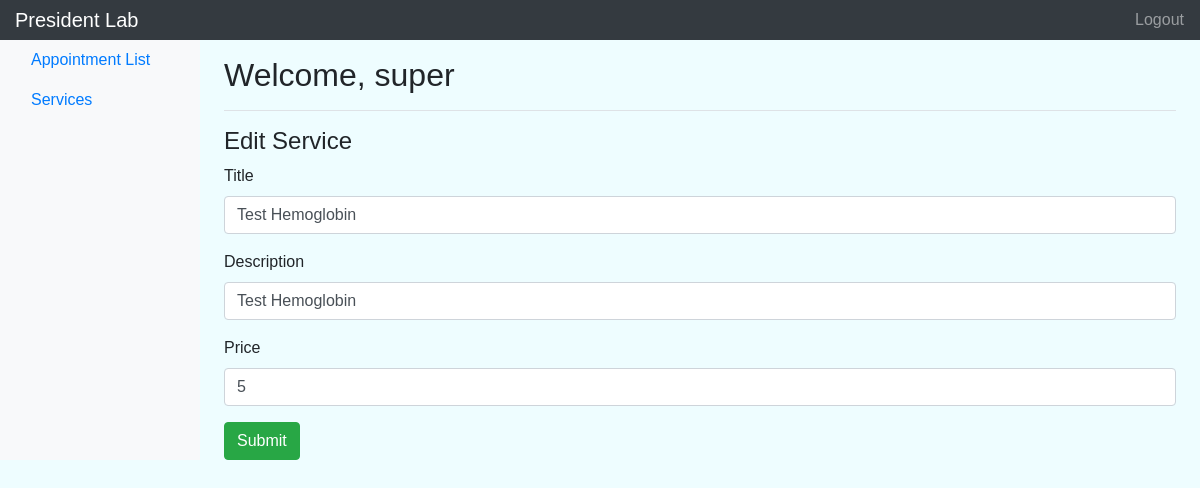
Screenshot of /service/edit/1 (signed in) with the database file from the repository.
### account/models.py (models this page shows, shortened)
class Account(AbstractBaseUser):
    email           = models.EmailField(verbose_name='email', max_length=60, unique = True)
    first_name      = models.CharField(max_length=30)
    last_name       = models.CharField(max_length=30)
    date_of_birth   = models.DateField(verbose_name='date of birth')
    address         = models.CharField(max_length=100)
    phone           = models.PositiveIntegerField(verbose_name='phone number')
    date_joined     = models.DateTimeField(verbose_name="date joined", auto_now_add=True)
    is_admin        = models.BooleanField(default=False)
    is_staff        = models.BooleanField(default=False)
    is_superuser    = models.BooleanField(default=False)
    USERNAME_FIELD = 'email'
    objects = CustomAccountManager()

### services/models.py (models this page shows, shortened)
class Services(models.Model):
    service_id = models.PositiveIntegerField(unique=True)
    service = models.CharField(max_length=50)
    description = models.CharField(max_length=200)
    price = models.IntegerField(default=0, verbose_name='price')

### services/views.py (the view)
# urls.py: path('edit/<int:id>', service_edit_view, name = "edit"),
def service_edit_view(request, id):
    context = {}
    user = request.user
    if not user.is_authenticated:
        return HttpResponseForbidden()
    service = get_object_or_404(Services, service_id=id)
    if request.POST:
        print('success 1')
        form = AddService(request.POST, instance=service)
        if form.is_valid():
            print('success 2')
            form.save()
            return redirect('services:list')
    else :
        form = AddService()
    context['service'] = service
    return render(request, 'services/edit_service.html', context)

### services/templates/services/edit_service.html
{% extends 'dashboard.html'%}
{% block dashboard_content %}
<section id="edit-service">
    <h3>Edit Service</h3>
    <form method="post"> {% csrf_token %}
      <div class="form-group">
        <label for="service">Title</label>
        <input type="text" value="{{service.service}}" name="service" class="form-control">
      </div>
      <div class="form-group">
        <label for="description">Description</label>
        <input type="text"  value="{{service.description}}" name="description" class="form-control">
      </div>
      <div class="form-group">
        <label for="price">Price</label>
        <input type="number"  value="{{service.price}}" name="price" class="form-control">
      </div>
      <button class="btn btn-success" type="submit">Submit</button>
    </form>
</section>
{% endblock dashboard_content %}

### templates/dashboard.html
{% extends 'base.html' %}
{% block content %}
    <nav class="navbar navbar-dark sticky-top bg-dark flex-md-nowrap p-0">
      <a class="navbar-brand col-sm-3 col-md-2 mr-0" href="#">President Lab</a>
      <ul class="navbar-nav px-3">
        <li class="nav-item text-nowrap">
          <a class="nav-link" href="{% url 'logout'%}">Logout</a>
        </li>
      </ul>
    </nav>
    <div class="container-fluid">
      <div class="row">
        <nav class="col-md-2 d-none d-md-block bg-light sidebar">
          <div class="sidebar-sticky">
            <ul class="nav flex-column">
              {% if not request.user.is_staff %}
              <li class="nav-item">
                <a class="nav-link" href="{% url 'appointment:add' %}">
                  Make an Appointment
                </a>
              </li>
              <li class="nav-item">
                <a class="nav-link" href="{% url 'appointment:status' %}">
                  Appointment Status
                </a>
              </li>
              {% else %}
              <li class="nav-item">
                <a class="nav-link" href="{% url 'appointment:list' %}">
                  Appointment List
                </a>
              </li>
              <li class="nav-item">
                <a class="nav-link" href="{% url 'services:list' %}">
                  Services
                </a>
              </li>
              {% endif %}
            </ul>
          </div>
        </nav>
        <main role="main" class="col-md-9 ml-sm-auto col-lg-10 pt-3 px-4">
          <div class="d-flex justify-content-between flex-wrap flex-md-nowrap align-items-center pb-2 mb-3 border-bottom">
            <h1 class="h2">Welcome, {{user.first_name}}</h1>
          </div>
          {% block dashboard_content %}
          {% endblock dashboard_content %}
        </main>
      </div>
    </div>
{% endblock content%}

### static/css/style.css (style rules this page uses)
body { font-family: 'Lucida Sans', 'Lucida Sans Regular', 'Lucida Grande', 'Lucida Sans Unicode', Geneva, Verdana, sans-serif; background-color: rgb(238, 253, 255); }
h1 { font-weight: 900; font-size: 3rem; }
h3 { font-weight: 500; font-size: 1.5rem; }
.navbar { background-color: rgb(238, 253, 255); }

### rows the page displays
Account: first_name "super"
Services: service "Test Hemoglobin", description "Test Hemoglobin", price "5"
